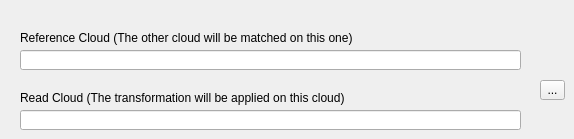
     <widget class="QWidget" name="PointClouds">
      <attribute name="title">
       <string>PointClouds</string>
      </attribute>
      <widget class="QLineEdit" name="refCloudName">
       <property name="geometry">
        <rect>
         <x>20</x>
         <y>50</y>
         <width>501</width>
         <height>20</height>
        </rect>
       </property>
       <property name="readOnly">
        <bool>true</bool>
       </property>
      </widget>
      <widget class="QLineEdit" name="readCloudName">
       <property name="geometry">
        <rect>
         <x>20</x>
         <y>110</y>
         <width>501</width>
         <height>20</height>
        </rect>
       </property>
       <property name="readOnly">
        <bool>true</bool>
       </property>
      </widget>
      <widget class="QLabel" name="label_30">
       <property name="geometry">
        <rect>
         <x>20</x>
         <y>30</y>
         <width>341</width>
         <height>16</height>
        </rect>
       </property>
       <property name="text">
        <string>Reference Cloud (The other cloud will be matched on this one)</string>
       </property>
      </widget>
      <widget class="QLabel" name="label_34">
       <property name="geometry">
        <rect>
         <x>20</x>
         <y>90</y>
         <width>341</width>
         <height>16</height>
        </rect>
       </property>
       <property name="text">
        <string>Read Cloud (The transformation will be applied on this cloud)</string>
       </property>
      </widget>
      <widget class="QToolButton" name="swapCloudsButton">
       <property name="geometry">
        <rect>
         <x>540</x>
         <y>80</y>
         <width>25</width>
         <height>20</height>
        </rect>
       </property>
       <property name="text">
        <string>...</string>
       </property>
       <property name="icon">
        <iconset resource="../qLibpointmatcher.qrc">
         <normaloff>:/CC/plugin/qLibpointmatcher/images/iconSwap.png</normaloff>:/CC/plugin/qLibpointmatcher/images/iconSwap.png</iconset>
       </property>
      </widget>
     </widget>
